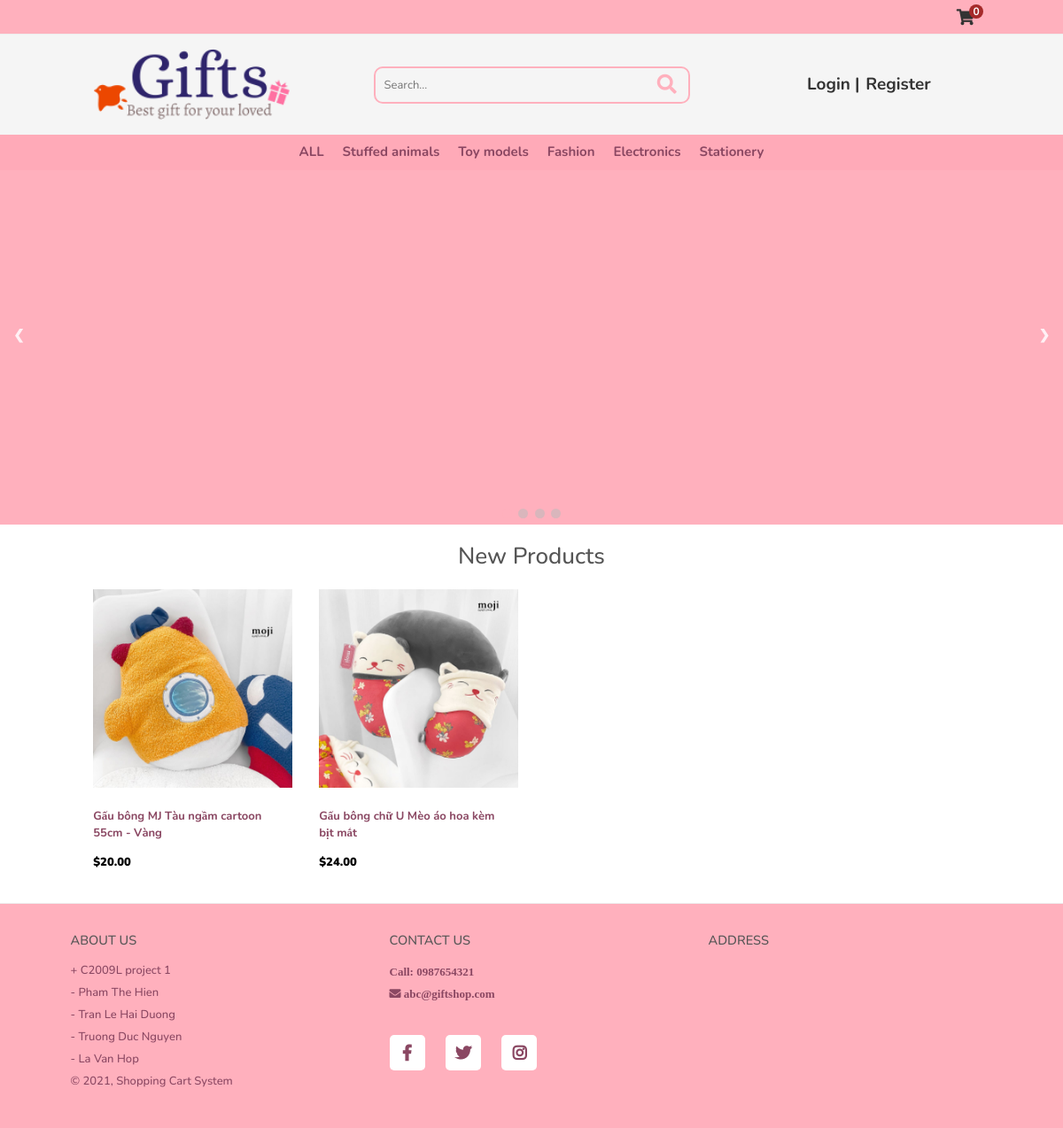
The page / on the database its author committed.
### tables this page shows
CREATE TABLE `main_categories` (
  `maincategoryID` int(11) NOT NULL,
  `name` varchar(100) NOT NULL,
  `stt` tinyint(1) NOT NULL
);

CREATE TABLE `slideshow` (
  `id` int(11) NOT NULL,
  `img` text NOT NULL,
  `stt` tinyint(1) NOT NULL
);

CREATE TABLE `products` (
  `productID` varchar(30) NOT NULL,
  `id` int(11) NOT NULL,
  `name` varchar(200) NOT NULL,
  `desci` text NOT NULL,
  `price` decimal(7,2) NOT NULL,
  `rrp` decimal(7,2) NOT NULL DEFAULT 0.00,
  `quantity` int(11) NOT NULL,
  `img` text NOT NULL,
  `date_added` datetime NOT NULL DEFAULT current_timestamp(),
  `categoryID` int(11) NOT NULL,
  `brandID` int(11) NOT NULL,
  `stt` tinyint(1) NOT NULL,
  `file` text NOT NULL
);

### index.php (called while the page is built, shortened)
<?php
$page = isset($_GET['page']) && file_exists('./subpage/'.$_GET['page'] . '.php') ? './subpage/'.$_GET['page'] : 'home';
include("header.php");
include($page . '.php');
include("footer.php");
?>

### home.php (the view, shortened to what this page needs)
<?php
$stmt = $pdo->prepare('SELECT * FROM products  WHERE stt = 1 ORDER BY date_added DESC LIMIT 8');
$stmt->execute();
$recently_added_products = $stmt->fetchAll(PDO::FETCH_ASSOC);
$stmt = $pdo->prepare('SELECT * FROM slideshow  WHERE stt = 1');
$stmt->execute();
$slideshows = $stmt->fetchAll(PDO::FETCH_ASSOC);
?>
<?php include 'navbar.php'; ?>
<?php if(!empty($slideshows)) {
    $currentslide = 0; ?>
<div style="width:100%">
    <div class="slideShow col-slider col-12">
        <a class="prev " onclick="plusSlides(-1)">&#10094;</a>
        <a class="next " onclick="plusSlides(1)">&#10095;</a>
    </div>
    <div style="text-align:center ; position:relative; top:-20px; ">
   <?php foreach ($slideshows as $image) {?>
        <span class="dot" onclick="currentSlide(<?=$currentslide = $currentslide+1?>)"></span>
        <?php } ?>
    </div>
    </div>
<?php } ?>
<div class="products content-wrapper text-center" style="width: 85%">
    <h2 class="Vegur mx-auto">New Products</h2>
    <div class="col-lg-12 col-xs-12 d-flex justify-content-start " style="flex-wrap: wrap;">
            <?php foreach ($recently_added_products as $product) : ?>
                <div class="col-lg-3 col-md-3 col-sm-4 col-xs-4 col-6 product-item justify-content-center products-wrapper" id="product<?= $product['productID'] ?>" style="text-align:center">
                <a style="width: 100%; padding: 6%" href="index?page=product&id=<?= $product['productID'] ?>" class="product ">
                  <img src="imgs/<?= $product['img'] ?>" style="width: 100%; margin-bottom:10% " alt="<?= $product['name'] ?>">
                        <p class="name truncated" style="text-align: start;"><?= $product['name'] ?></p>
                        <span class="price " style="float:left; padding-bottom:20px; color:black; font-weight:900; ">
                            &dollar;<?= $product['price'] ?>
                        </span>
                    </a>
                </div>
            <?php endforeach; ?>
        </div></div>

### header.php (shortened to what this page needs)
<?php $num_items_in_cart = isset($_SESSION['cart']) ? count($_SESSION['cart']) : 0; ?>
<link rel="stylesheet" href="https://use.fontawesome.com/releases/v5.7.1/css/all.css">
<link href="https://cdn.jsdelivr.net/npm/bootstrap@5.0.0-beta3/dist/css/bootstrap.min.css" rel="stylesheet">
<!DOCTYPE html>
<html lang="en">
<head>
    <link rel="stylesheet" href="./styleshop.css">
</head>
<body class="Vegur row">
    <header class="bg-pink">
        <div class="content-wrapper bg-pink" style="width: 85%;height: fit-content;padding: 10px 0">
            <div class="link-icons">
                <a class="dropdown" href="index?page=cart">
                    <i class="dropdown fas fa-shopping-cart txt-color-black"></i>
                    <span style="top: -5px ;position: absolute; background-color:brown"><?= $num_items_in_cart ?></span>
                </a>
            </div>
        </div>
    </header>
    <main class="row">
        <nav class="row navbar navbar-expand-lg navbar-dark lighten-1 d-flex justify-content-center secondary-color p-0" style="width: 100%">
            <div class=" navbar-nav clearfix" id="header" style="width: 85%">
                <div class="head-col-left col-lg-3 col-12 text-center">
                    <a href="./index"><img src="./imgs/logo11.png" class="m-2" alt="Logo" style="height: 100px !important; "></a>
                </div>
                <div class="justify-content-center text-center my-auto head-col-center col-lg-6">
                    <div class="py-2">
                        <form id="form" action="index?" method="get" class="m-0">
                            <div class="searchbar mysearchbar m-auto">
                                <input class="search_input" type="search" name="searchinfo" placeholder="Search...">
                                <a href="#" onclick="$(`#form`).submit();" class="search_icon "><i class="fas fa-search" style="font-size:22px;"></i></a>
                            </div>
                    </div>
                </div>
                <div class="head-col-right col-lg-3 col-12 d-flex">
                    <div class="py-2 align-self-center w-100 text-center">
                        <?php if (isset($_SESSION['login1'])) : ?>
                            <a class="p-1 txt-color-black Vegur" style="font-size: 19px !important ">Welcome</a>
                            <a class="px-1 Vegur" style="font-size: 19px !important " href="index?page=user"> <?php
                                                                                                                if ($_SESSION['customerFname'] != '') {
                                                                                                                    echo $_SESSION['customerFname'];
                                                                                                                } else {
                                                                                                                    echo $_SESSION['login1'];
                                                                                                                } ?> |
                            </a>
                            <a class="Vegur" style="font-size: 19px !important " href="index?logout=1">Log out</a>
                        <?php else : ?>
                            <a class=" pl-3 txt-color-black Vegur" style="font-size: 19px !important " href="index?page=login">Login |</a>
                            <a class="p-1 txt-color-black Vegur" style="font-size: 19px !important " href="index?page=register">Register</a>
                        <?php endif ?>
                    </div>
                </div>
            </div>
        </nav>

### navbar.php (shortened to what this page needs)
<nav class="navbar navbar-expand-lg bg-pink navbar-dark Vegur sticky-top p-0 my-transparent magic-wrapper" style="width:100%;">
    <div class="collapse navbar-collapse justify-content-center m-0 my-transparent1 magic" id="navbarSupportedContentXL">
        <ul class="nav navbar-nav navbar-center justify-content-center my-side-bar nav-pills nav-stacked my-transparent2">
            <div class="dropdown mx-2 mymaindropdown">
                <li class=" menu-large text-left maincategory-button1">
                    <a class="dropdown main-category-link Vegur txt-color-dark-pink" href="index?page=category&searchinfo=">ALL</a>
                </li>
            </div>
            <?php
            $stmt = $pdo->prepare('SELECT * FROM main_categories WHERE stt = 1 ORDER BY maincategoryID ');
            $stmt->execute();
            $main_categories = $stmt->fetchAll(PDO::FETCH_ASSOC);
            foreach ($main_categories  as $main_category) : ?>
                <div class="dropdown mx-2 mymaindropdown">
                    <li class=" menu-large text-left maincategory-button1">
                        <a class="dropdown main-category-link Vegur txt-color-dark-pink" href="index?page=category&maincategory=<?= $main_category['name'] ?>"><?= $main_category['name'] ?></a>
                    </li>
                </div>
            <?php endforeach; ?>
        </ul>
    </div>
</nav>

### footer.php (shortened to what this page needs)
</main>
<footer class="foot justify-content-center Vegur">
    <div class="main-content Vegur d-flex">
        <div class="col-lg-4 col-md-4 col-sm-6 col-xs-6 py-3 px-4  box Vegur">
            <h2>About Us</h2>
            <div class="content Vegur txt-color-dark-pink">
                <p> + C2009L project 1</p>
                <p> - Pham The Hien</p>
                <p> - Tran Le Hai Duong</p>
                <p> - Truong Duc Nguyen</p>
                <p> - La Van Hop</p>
                <p>&copy; <?=date('Y')?>, Shopping Cart System</p>
            </div>
        </div>
        <div class="col-lg-4 col-md-4 col-sm-6 col-xs-6  col-12 px-4  py-3 box Vegur">
            <h2>Contact Us</h2>
            <div class="content Vegur txt-color-dark-pink">
                <div class="phone Vegur">
                    <span class="fas fa-phone-alt"></sapn>
                        <span class="text Vegur">Call: 0987654321</sapn>
                </div>
                <br>
                <div class="email Vegur">
                    <span class="fas fa-envelope"></sapn>
                        <span class="text Vegur">abc@giftshop.com</sapn>
                </div>
                <div class="social Vegur">
                    <a href="#"><span class="fab fa-facebook-f"></span></a>
                    <a href="#"><span class="fab fa-twitter"></span></a>
                    <a href="#"><span class="fab fa-instagram"></span></a>
                </div>
            </div>
        </div>
        <div class="col-lg-4 col-md-4 col-sm-12 col-xs-12  col-12 px-4  py-3 box Vegur" style="height: 200px;">
            <h2 class="Vegur">Address</h2>
            <iframe class="map" src="https://www.google.com/maps/embed?pb=!1m18!1m12!1m3!1d3724.7283605832!2d105.84631981475493!3d21.00352318601202!2m3!1f0!2f0!3f0!3m2!1i1024!2i768!4f13.1!3m3!1m2!1s0x3135ac745fed63cd%3A0xd0b54b4eefaca115!2zNjQgTMOqIFRoYW5oIE5naOG7iywgSGFpIELDoCBUcsawbmcsIEjDoCBO4buZaSwgVmnhu4d0IE5hbQ!5e0!3m2!1svi!2s!4v1617703872820!5m2!1svi!2s"></iframe>
        </div>
    </div>
</footer>
</body>
</html>

### rows shown on the page
main_categories: name "Stuffed animals"
main_categories: name "Toy models"
main_categories: name "Fashion"
main_categories: name "Electronics"
main_categories: name "Stationery"
products: img (picture), name "Gấu bông MJ Tàu ngầm cartoon 55cm - Vàng", price "20.00"
products: img (picture), name "Gấu bông chữ U Mèo áo hoa kèm bịt mắt", price "24.00"

### other values the page prints
$num_items_in_cart "0"
